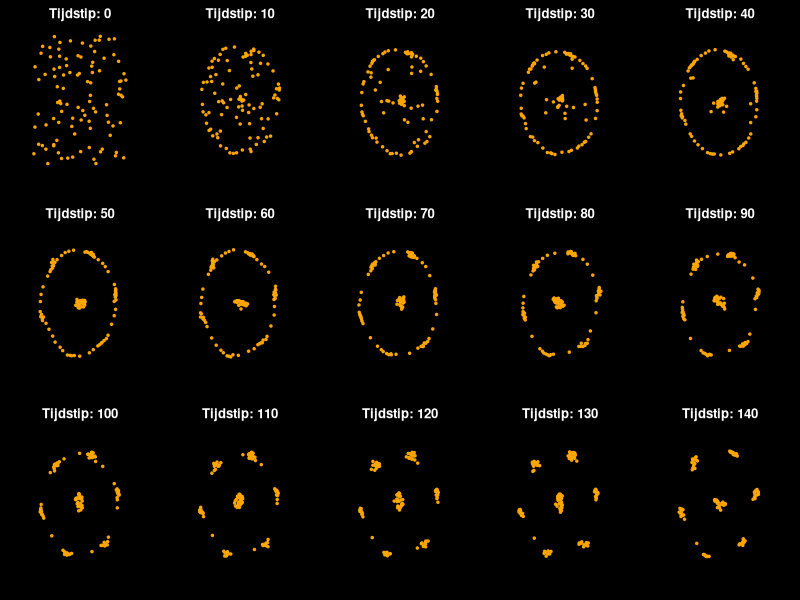
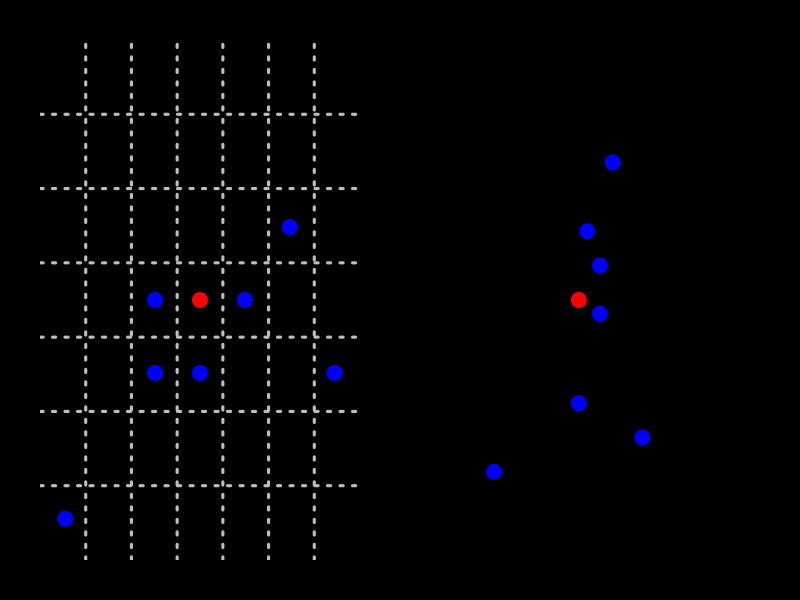

Write the R code that produced these figures, in order.
## ---- chunk 1
#| code-fold: true
#| eval: true 
#| code-summary: "Code voor geïnteresseerde student"

set.seed(8)
# Aantal tijdstappen
par(mar = rep(2, 4), bg = "black")
aantal_tijdstappen <- 150

# Aantal punten
aantal_punten <- 100

# Startcoördinaten
alle_posities <- data.frame(
  x = runif(aantal_punten),
  y = runif(aantal_punten)
)

# Parameters voor gedrag van punten
minimale_afstand <- 0.4
aantrekkingsfactor <- 0.001  # Factor voor de (globale) aantrekkingskracht
botsingsfactor <- 0.003   # Factor voor de (lokale) afstotingskracht

# Functie om, per punt, de aantrekkingskracht en botsingsdetectie te berekenen
update_positie <- function(alle_posities, i) {
  dx <- 0 #verandering in x voor dit punt
  dy <- 0 #verandering in y voor dit punt
  
  for (j in 1:aantal_punten) {
    if (i != j) { #niet met jezelf botsen / naar je zelf toe bewegen
      afstand_x <- alle_posities$x[j] - alle_posities$x[i]
      afstand_y <- alle_posities$y[j] - alle_posities$y[i]
      afstand <- sqrt(afstand_x^2 + afstand_y^2) #stelling van pythagoras
      
      # Aantrekkingskracht
      dx <- dx + aantrekkingsfactor * afstand_x / afstand
      dy <- dy + aantrekkingsfactor * afstand_y / afstand
      
      # Afstotingskracht voor botsingsdetectie
      if (afstand < minimale_afstand) {
        dx <- dx - botsingsfactor * afstand_x / afstand
        dy <- dy - botsingsfactor * afstand_y / afstand
      }
    }
  }
  
  return(c(dx, dy))
}
par(mfrow=c(3,5))
# Simuleer de diffusie en toon de resultaten stap voor stap
for (t in 1:aantal_tijdstappen) {
  # Maak (leeg) dataframe voor posities in volgende tijdstap
  nieuwe_positie <- data.frame(x = numeric(aantal_punten), y = numeric(aantal_punten))
  
  # Bereken de verplaatsingen op basis van huidige posities
  for (i in 1:aantal_punten) {
    verplaatsing <- update_positie(alle_posities, i)
    nieuwe_positie$x[i] <- alle_posities$x[i] + verplaatsing[1]
    nieuwe_positie$y[i] <- alle_posities$y[i] + verplaatsing[2]
  }
  
  # Update alle posities 
  alle_posities <- nieuwe_positie
  
  # Plot de huidige posities van de punten
  if(t%%10==1){
    plot(alle_posities$x, alle_posities$y, xlim = c(0, 1), ylim = c(0, 1), col = "orange", pch = 19, cex = 0.5,
       xlab = "X", ylab = "Y")
    title(sprintf("Tijdstip: %d", t-1),col.main="white")
  }
  
}
## ---- chunk 2
#| code-fold: true
#| fig-height: 4
#| fig-width: 8
# Set up for two plots side by side
par(mfrow=c(1, 2),mar=c(2,2,2,2))

# First plot: 7x7 grid with 1 red dot in the center and 7 blue dots, with at least 4 nearby
plot(1:7, 1:7, type="n", xlab="X", ylab="Y", xlim=c(0.7, 7.3), ylim=c(0.7, 7.3), xaxt="n", yaxt="n", bty="n")

# Add grid lines
grid(nx=7, ny=7, col="grey",lwd=3)

# Coordinates for blue dots ensuring 4 are adjacent to the red dot
blue_dots <- matrix(c(3, 3,  # Nearby
                      3, 4,  # Nearby
                      4, 3,  # Nearby
                      5, 4,  # Nearby
                      1, 1,  # Distant
                      6, 5,  # Distant
                      7, 3), ncol=2, byrow=TRUE)

# Add blue dots to the plot
points(blue_dots, pch=19, col="blue", cex=2)

# Coordinates for red dot (middle of 7x7 grid)
red_dot <- c(4, 4)

# Add red dot to the plot
points(red_dot[1], red_dot[2], pch=19, col="red", cex=2)

# Second plot: Continuous space with irregular distances and red dot near the middle
plot(NA, xlim=c(0, 7), ylim=c(0, 7), xlab="X", ylab="Y", bty="n")

# Coordinates for blue dots in continuous space
blue_dots_cont <- matrix(c(1, 1, 
                           3, 2,
                           4.5, 1.5,
                           3.5, 4,
                           3.8, 5.5,  # Nearby blue dot 1
                           3.5, 3.3,  # Nearby blue dot 2
                           3.2, 4.5), ncol=2, byrow=TRUE)  # Nearby blue dot 3

# Add blue dots to the plot
points(blue_dots_cont, pch=19, col="blue", cex=2)

# Coordinates for red dot near the middle
red_dot_cont <- c(3, 3.5)

# Add red dot to the plot
points(red_dot_cont[1], red_dot_cont[2], pch=19, col="red", cex=2)
